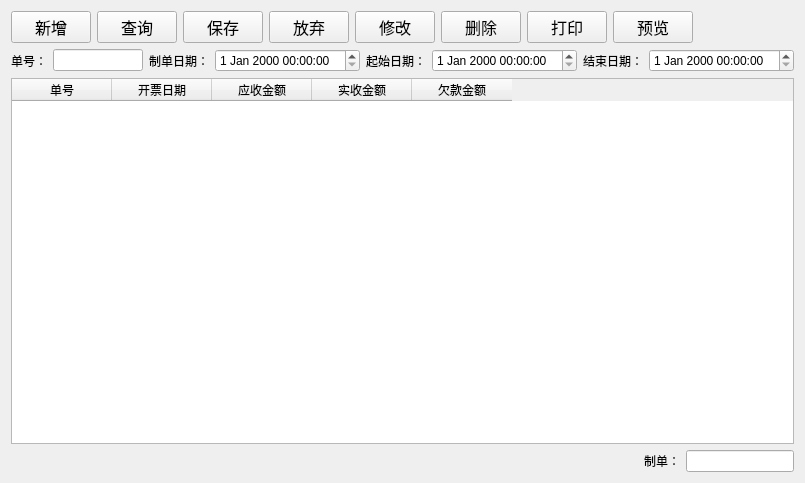
<?xml version="1.0" encoding="UTF-8"?>
<ui version="4.0">
 <class>ClinicDailyReport</class>
 <widget class="QWidget" name="ClinicDailyReport">
  <property name="geometry">
   <rect>
    <x>0</x>
    <y>0</y>
    <width>805</width>
    <height>483</height>
   </rect>
  </property>
  <property name="windowTitle">
   <string>门诊日结</string>
  </property>
  <layout class="QVBoxLayout" name="verticalLayout">
   <item>
    <layout class="QHBoxLayout" name="horizontalLayout_9">
     <item>
      <widget class="QPushButton" name="addButton">
       <property name="font">
        <font>
         <family>Agency FB</family>
         <pointsize>12</pointsize>
        </font>
       </property>
       <property name="text">
        <string>新增</string>
       </property>
      </widget>
     </item>
     <item>
      <widget class="QPushButton" name="queryButton">
       <property name="font">
        <font>
         <family>Agency FB</family>
         <pointsize>12</pointsize>
        </font>
       </property>
       <property name="text">
        <string>查询</string>
       </property>
      </widget>
     </item>
     <item>
      <widget class="QPushButton" name="saveButton">
       <property name="font">
        <font>
         <family>Agency FB</family>
         <pointsize>12</pointsize>
        </font>
       </property>
       <property name="text">
        <string>保存</string>
       </property>
      </widget>
     </item>
     <item>
      <widget class="QPushButton" name="discardButton">
       <property name="font">
        <font>
         <family>Agency FB</family>
         <pointsize>12</pointsize>
        </font>
       </property>
       <property name="text">
        <string>放弃</string>
       </property>
      </widget>
     </item>
     <item>
      <widget class="QPushButton" name="editButton">
       <property name="font">
        <font>
         <family>Agency FB</family>
         <pointsize>12</pointsize>
        </font>
       </property>
       <property name="text">
        <string>修改</string>
       </property>
      </widget>
     </item>
     <item>
      <widget class="QPushButton" name="deleteButton">
       <property name="font">
        <font>
         <family>Agency FB</family>
         <pointsize>12</pointsize>
        </font>
       </property>
       <property name="text">
        <string>删除</string>
       </property>
      </widget>
     </item>
     <item>
      <widget class="QPushButton" name="printButton">
       <property name="font">
        <font>
         <family>Agency FB</family>
         <pointsize>12</pointsize>
        </font>
       </property>
       <property name="text">
        <string>打印</string>
       </property>
      </widget>
     </item>
     <item>
      <widget class="QPushButton" name="previewButton">
       <property name="font">
        <font>
         <family>Agency FB</family>
         <pointsize>12</pointsize>
        </font>
       </property>
       <property name="text">
        <string>预览</string>
       </property>
      </widget>
     </item>
     <item>
      <spacer name="horizontalSpacer">
       <property name="orientation">
        <enum>Qt::Horizontal</enum>
       </property>
       <property name="sizeHint" stdset="0">
        <size>
         <width>40</width>
         <height>20</height>
        </size>
       </property>
      </spacer>
     </item>
    </layout>
   </item>
   <item>
    <layout class="QHBoxLayout" name="horizontalLayout_6">
     <item>
      <layout class="QHBoxLayout" name="horizontalLayout">
       <item>
        <widget class="QLabel" name="label">
         <property name="text">
          <string>单号：</string>
         </property>
        </widget>
       </item>
       <item>
        <widget class="QLineEdit" name="sheetNoEdit">
         <property name="sizePolicy">
          <sizepolicy hsizetype="Preferred" vsizetype="Fixed">
           <horstretch>0</horstretch>
           <verstretch>0</verstretch>
          </sizepolicy>
         </property>
        </widget>
       </item>
      </layout>
     </item>
     <item>
      <layout class="QHBoxLayout" name="horizontalLayout_2">
       <item>
        <widget class="QLabel" name="label_2">
         <property name="text">
          <string>制单日期：</string>
         </property>
        </widget>
       </item>
       <item>
        <widget class="QDateTimeEdit" name="makedateTimeEdit">
         <property name="sizePolicy">
          <sizepolicy hsizetype="Expanding" vsizetype="Fixed">
           <horstretch>0</horstretch>
           <verstretch>0</verstretch>
          </sizepolicy>
         </property>
         <property name="maximumSize">
          <size>
           <width>160</width>
           <height>16777215</height>
          </size>
         </property>
        </widget>
       </item>
      </layout>
     </item>
     <item>
      <layout class="QHBoxLayout" name="horizontalLayout_3">
       <item>
        <widget class="QLabel" name="label_3">
         <property name="text">
          <string>起始日期：</string>
         </property>
        </widget>
       </item>
       <item>
        <widget class="QDateTimeEdit" name="startdateTimeEdit">
         <property name="sizePolicy">
          <sizepolicy hsizetype="Expanding" vsizetype="Fixed">
           <horstretch>0</horstretch>
           <verstretch>0</verstretch>
          </sizepolicy>
         </property>
         <property name="maximumSize">
          <size>
           <width>160</width>
           <height>16777215</height>
          </size>
         </property>
        </widget>
       </item>
      </layout>
     </item>
     <item>
      <layout class="QHBoxLayout" name="horizontalLayout_4">
       <item>
        <widget class="QLabel" name="label_4">
         <property name="text">
          <string>结束日期：</string>
         </property>
        </widget>
       </item>
       <item>
        <widget class="QDateTimeEdit" name="endateTimeEdit">
         <property name="sizePolicy">
          <sizepolicy hsizetype="Expanding" vsizetype="Fixed">
           <horstretch>0</horstretch>
           <verstretch>0</verstretch>
          </sizepolicy>
         </property>
         <property name="maximumSize">
          <size>
           <width>160</width>
           <height>16777215</height>
          </size>
         </property>
        </widget>
       </item>
      </layout>
     </item>
    </layout>
   </item>
   <item>
    <widget class="QTableWidget" name="tableWidget">
     <column>
      <property name="text">
       <string>单号</string>
      </property>
     </column>
     <column>
      <property name="text">
       <string>开票日期</string>
      </property>
     </column>
     <column>
      <property name="text">
       <string>应收金额</string>
      </property>
     </column>
     <column>
      <property name="text">
       <string>实收金额</string>
      </property>
     </column>
     <column>
      <property name="text">
       <string>欠款金额</string>
      </property>
     </column>
    </widget>
   </item>
   <item>
    <layout class="QHBoxLayout" name="horizontalLayout_10">
     <item>
      <spacer name="horizontalSpacer_4">
       <property name="orientation">
        <enum>Qt::Horizontal</enum>
       </property>
       <property name="sizeHint" stdset="0">
        <size>
         <width>40</width>
         <height>20</height>
        </size>
       </property>
      </spacer>
     </item>
     <item>
      <widget class="QLabel" name="label_7">
       <property name="text">
        <string>制单：</string>
       </property>
      </widget>
     </item>
     <item>
      <widget class="QLineEdit" name="sheetmakerEdit">
       <property name="sizePolicy">
        <sizepolicy hsizetype="Fixed" vsizetype="Fixed">
         <horstretch>0</horstretch>
         <verstretch>0</verstretch>
        </sizepolicy>
       </property>
      </widget>
     </item>
    </layout>
   </item>
  </layout>
 </widget>
 <layoutdefault spacing="6" margin="11"/>
 <resources/>
 <connections/>
</ui>
